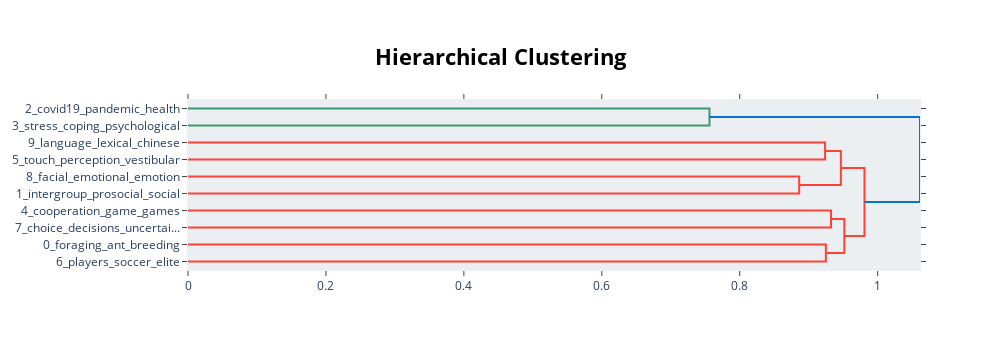

The cell this chart's notebook holds for it:
### Code cell
topic_model.visualize_hierarchy(top_n_topics=10)

### Figure 1 — Plotly figure (JSON) as saved in the notebook; plotly's stock layout.template omitted (floating-point values rounded to 4 significant figures)
{"data": [{"hoverinfo": "text", "marker": {"color": "rgb(61,153,112)"}, "mode": "lines", "type": "scatter", "x": [0, 0.7561, 0.7561, 0], "xaxis": "x", "y": [-5, -5, -15, -15], "yaxis": "y"}, {"hoverinfo": "text", "marker": {"color": "rgb(255,65,54)"}, "mode": "lines", "type": "scatter", "x": [0, 0.9238, 0.9238, 0], "xaxis": "x", "y": [-25, -25, -35, -35], "yaxis": "y"}, {"hoverinfo": "text", "marker": {"color": "rgb(255,65,54)"}, "mode": "lines", "type": "scatter", "x": [0, 0.8862, 0.8862, 0], "xaxis": "x", "y": [-45, -45, -55, -55], "yaxis": "y"}, {"hoverinfo": "text", "marker": {"color": "rgb(255,65,54)"}, "mode": "lines", "type": "scatter", "x": [0.9238, 0.9466, 0.9466, 0.8862], "xaxis": "x", "y": [-30, -30, -50, -50], "yaxis": "y"}, {"hoverinfo": "text", "marker": {"color": "rgb(255,65,54)"}, "mode": "lines", "type": "scatter", "x": [0, 0.9323, 0.9323, 0], "xaxis": "x", "y": [-65, -65, -75, -75], "yaxis": "y"}, {"hoverinfo": "text", "marker": {"color": "rgb(255,65,54)"}, "mode": "lines", "type": "scatter", "x": [0, 0.9249, 0.9249, 0], "xaxis": "x", "y": [-85, -85, -95, -95], "yaxis": "y"}, {"hoverinfo": "text", "marker": {"color": "rgb(255,65,54)"}, "mode": "lines", "type": "scatter", "x": [0.9323, 0.9517, 0.9517, 0.9249], "xaxis": "x", "y": [-70, -70, -90, -90], "yaxis": "y"}, {"hoverinfo": "text", "marker": {"color": "rgb(255,65,54)"}, "mode": "lines", "type": "scatter", "x": [0.9466, 0.9809, 0.9809, 0.9517], "xaxis": "x", "y": [-40, -40, -80, -80], "yaxis": "y"}, {"hoverinfo": "text", "marker": {"color": "rgb(0,116,217)"}, "mode": "lines", "type": "scatter", "x": [0.7561, 1.061, 1.061, 0.9809], "xaxis": "x", "y": [-10, -10, -60, -60], "yaxis": "y"}], "layout": {"autosize": false, "height": 350, "hoverlabel": {"bgcolor": "white", "font": {"family": "Rockwell", "size": 16}}, "hovermode": "closest", "plot_bgcolor": "#ECEFF1", "showlegend": false, "title": {"font": {"color": "Black", "size": 22}, "text": "<b>Hierarchical Clustering</b>", "x": 0.5, "xanchor": "center", "yanchor": "top"}, "width": 1000, "xaxis": {"mirror": "allticks", "rangemode": "tozero", "showgrid": false, "showline": true, "showticklabels": true, "ticks": "outside", "type": "linear", "zeroline": false}, "yaxis": {"mirror": "allticks", "range": [-100, 0], "rangemode": "tozero", "showgrid": false, "showline": true, "showticklabels": true, "tickmode": "array", "ticks": "outside", "ticktext": ["2_covid19_pandemic_health", "3_stress_coping_psychological", "9_language_lexical_chinese", "5_touch_perception_vestibular", "8_facial_emotional_emotion", "1_intergroup_prosocial_social", "4_cooperation_game_games", "7_choice_decisions_uncertai...", "0_foraging_ant_breeding", "6_players_soccer_elite"], "tickvals": [-5, -15, -25, -35, -45, -55, -65, -75, -85, -95], "type": "linear", "zeroline": false}}}
